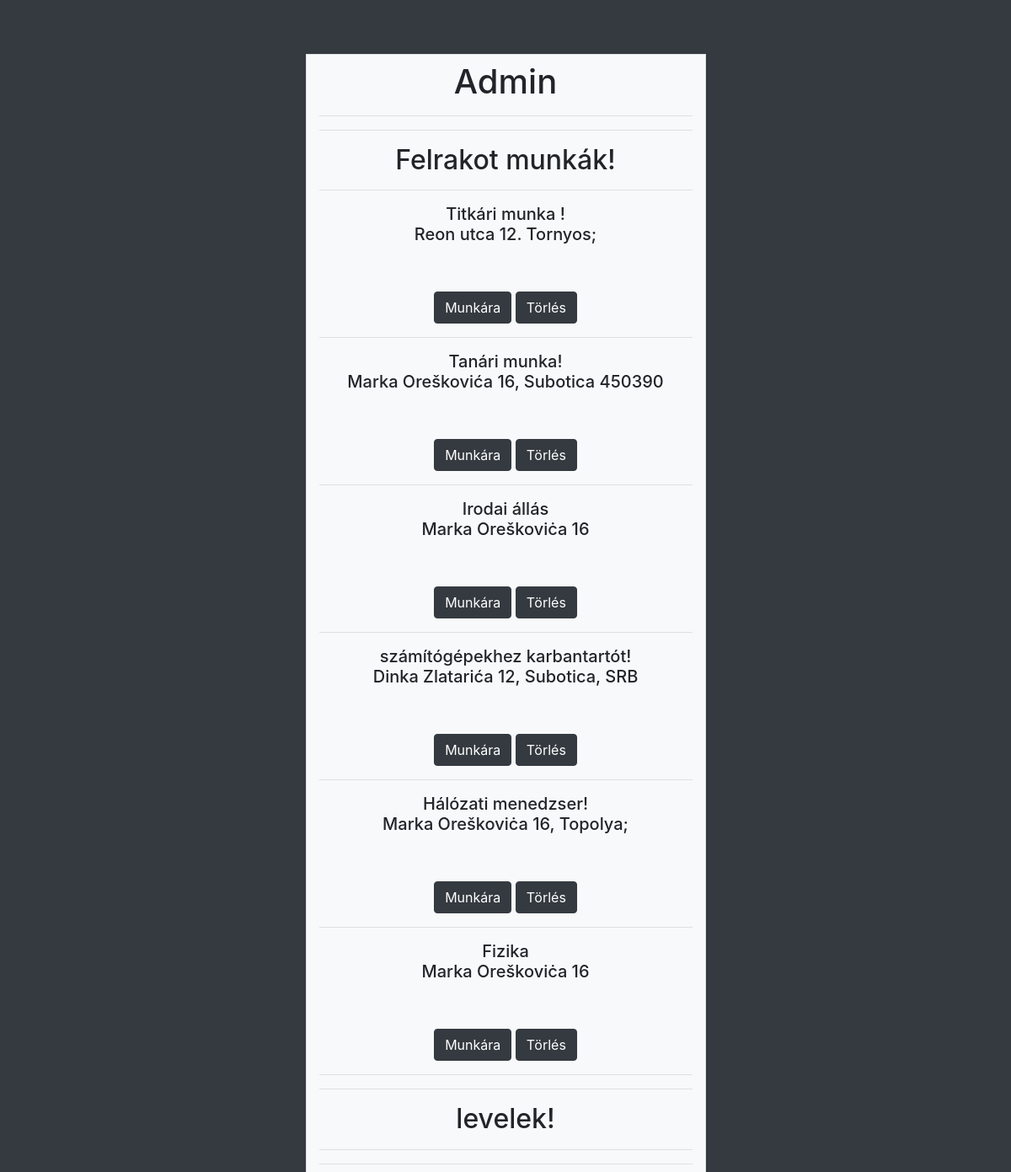
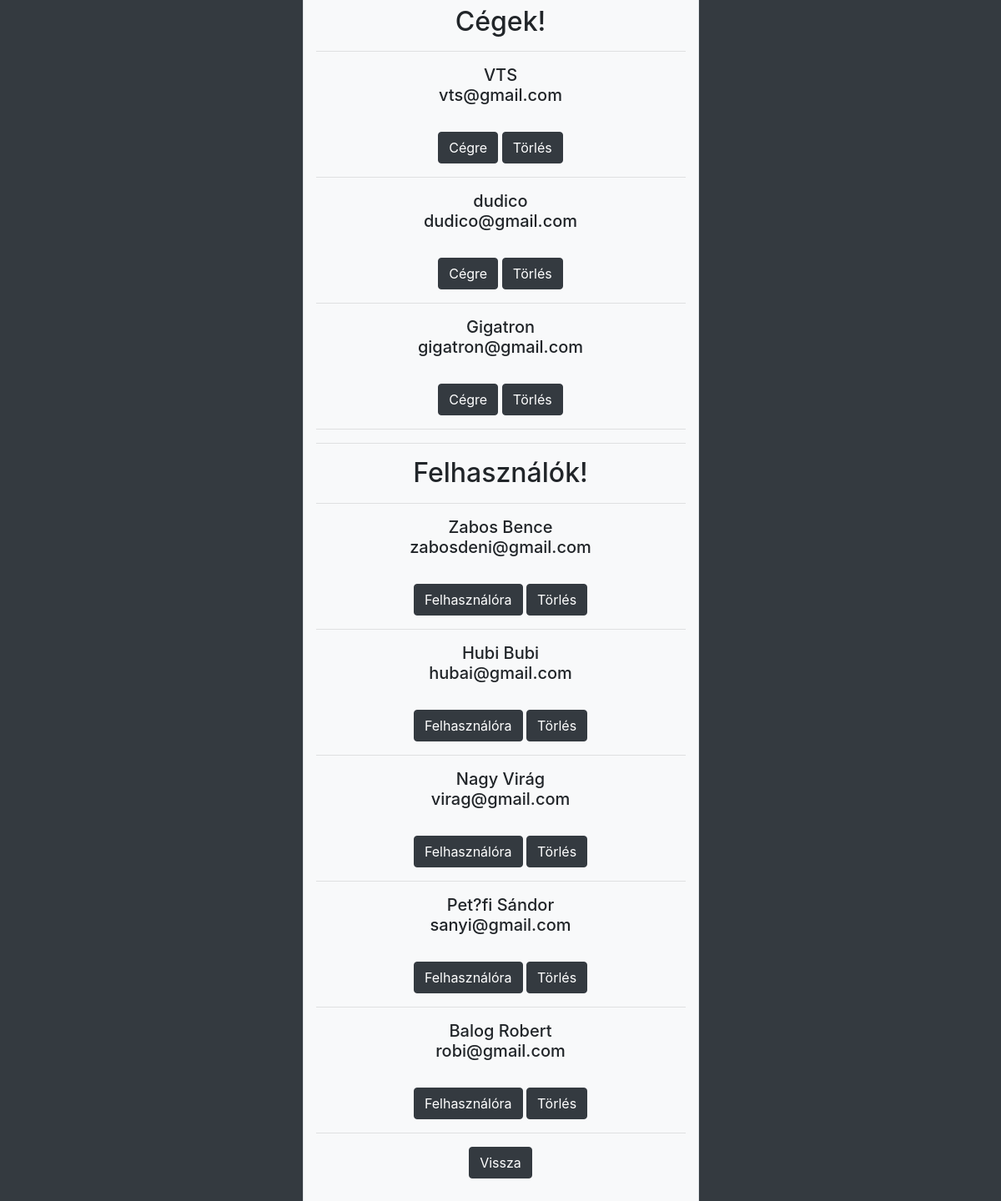
Screenshot of /Admin.php (signed in) with the database file from the repository (2 pictures, top to bottom).
### tables this page shows
CREATE TABLE `work` (
  `company_id` int(20) NOT NULL,
  `work_id` int(20) NOT NULL,
  `work_address` varchar(255) NOT NULL,
  `work_description` varchar(1000) NOT NULL,
  `work_category` varchar(255) NOT NULL,
  `work_money` varchar(255) NOT NULL,
  `work_date` datetime NOT NULL
);

CREATE TABLE `company` (
  `company_id` int(20) NOT NULL,
  `company_name` varchar(50) NOT NULL,
  `web` varchar(50) NOT NULL,
  `company_email` varchar(255) NOT NULL,
  `company_phone` int(255) NOT NULL,
  `address` varchar(255) NOT NULL,
  `company_description` varchar(1000) NOT NULL,
  `company_password` varchar(255) NOT NULL,
  `company_date` datetime NOT NULL
);

CREATE TABLE `user` (
  `id` int(20) NOT NULL,
  `first_name` varchar(50) NOT NULL,
  `last_name` varchar(50) NOT NULL,
  `email` varchar(255) NOT NULL,
  `phone` int(255) NOT NULL,
  `biography` varchar(1000) NOT NULL,
  `password` varchar(255) NOT NULL,
  `date` datetime NOT NULL
);

### Admin.php (the view, shortened to what this page needs)
<!doctype html>
<html>
<head>
    <link type="text/css" rel="stylesheet" href="Working.css">
    <link rel="stylesheet" href="https://stackpath.bootstrapcdn.com/bootstrap/4.1.3/css/bootstrap.min.css">
</head>
<body class="bg-dark">
<div class="container h-100">
    <div class="row h-100 mt-5 justify-content-center align-items-center">
        <div class="col-md-5 mt-3 pt-2 pb-5 align-self-center border bg-light">
            <h1><center>Admin</center></h1><hr><hr>
            <form method="POST" action="<?php echo $_SERVER['PHP_SELF'];?>">
                    <center><p id="Box-Address-Header"><h2> Felrakot munkák! </h2></p></center>
                    <?php
                    require_once 'config.php';
                    $sql = 'select * from work ';
                    $stmt2 = $pdo->prepare($sql);
                    $stmt2->execute();
                    $dates3 = $stmt2->fetchAll();
                    foreach ($dates3 as $dates4):
                        $_SESSION['work_id'] = $next; ?>
                    <hr><div class="form-group" class="admin_color"><center>
                        <h5><?php echo $dates4['work_category'];?><br><?php echo $dates4['work_address'];?></h5><br>
                        <?php ?><br>
                        <a href="User_Working.php" >
                            <button type="submit" name="work_mail" class="btn btn-dark">Munkára</button></a>
                        <button type="submit" name="submit" class="btn btn-dark">Törlés</button>
                        <?php endforeach;?></div>
                    <hr><hr>
                    <center><p id="Box-Address-Header"><h2> levelek! </h2></p></center>
                    <?php
                    require_once 'config.php';
                    $sql = 'select * from mail ';
                    $stmt2 = $pdo->prepare($sql);
                    $stmt2->execute();
                    $dates3 = $stmt2->fetchAll();
                    foreach ($dates3 as $dates4): ?><hr><center>
                            <h5><?php echo $dates4['mine'];?><br><?php echo $dates4['his']; ?><br><?php echo $dates4['title']; ?></h5></center></a>
                <br>
                        <a href="Message.php"><button type="submit" name="tt" class="btn btn-dark">Levélre</button></a>
                        <button type="submit" name="maildelete" class="btn btn-dark">Törlés</button>
                <?php endforeach; ?><hr><hr></center>
                <center><p id="Box-Address-Header"><h2> Cégek! </h2></p></center>
                <?php
                require_once 'config.php';
                $sql = 'select * from company ';
                $stmt2 = $pdo->prepare($sql);
                $stmt2->execute();
                $dates3 = $stmt2->fetchAll();
                foreach ($dates3 as $dates4): ?><hr><center>
                    <h5><?php echo $dates4['company_name'];?><br><?php echo $dates4['company_email']; ?></h5></center></a>
                    <br>
                    <a href="User_Company_identification%20.php"><button type="submit" name="tt" class="btn btn-dark">Cégre</button></a>
                    <button type="submit" name="companydelete" class="btn btn-dark">Törlés</button>
                <?php endforeach;?>
                ?><hr><hr></center>
                <center><p id="Box-Address-Header"><h2> Felhasználók! </h2></p></center>
                <?php
                require_once 'config.php';
                $sql = 'select * from user ';
                $stmt2 = $pdo->prepare($sql);
                $stmt2->execute();
                $dates3 = $stmt2->fetchAll();
                foreach ($dates3 as $dates4): ?><hr><center>
                    <h5><?php echo $dates4['first_name'];?><?php echo " ".$dates4['last_name'];?><br><?php echo $dates4['email']; ?></h5></center></a>
                    <br>
                    <a href="User_identification%20.php"><button type="submit" name="tt" class="btn btn-dark">Felhasználóra</button></a>
                    <button type="submit" name="userdelete" class="btn btn-dark">Törlés</button>
                <?php endforeach;?>
                ?><hr></center>
                <a href="User_identification%20.php" class="btn btn-dark"> Vissza</a>
            </form>
        </div>
    </div>
</div>
</body>
</html>

### Working.css (style rules this page uses)
body { margin: 0px; padding: 0px; border: 0px; }
#Box-Address-Header { font-size: 20px; font-weight: bold; color: midnightblue; margin-left: 10px; }
h5 { color: black; }

### rows the page displays
work: work_category "Titkári munka !", work_address "Reon utca 12. Tornyos;"
work: work_category "Tanári munka!", work_address "Marka Oreškovića 16, Subotica 450390"
work: work_category "Irodai állás", work_address "Marka Oreškoviċa 16"
work: work_category "számítógépekhez karbantartót!", work_address "Dinka Zlatarića 12, Subotica, SRB"
work: work_category "Hálózati menedzser!", work_address "Marka Oreškoviċa 16, Topolya;"
work: work_category "Fizika", work_address "Marka Oreškoviċa 16"
company: company_name "VTS", company_email "vts@gmail.com"
company: company_name "dudico", company_email "dudico@gmail.com"
company: company_name "Gigatron", company_email "gigatron@gmail.com"
user: first_name "Zabos", last_name "Bence", email "zabosdeni@gmail.com"
user: first_name "Hubi", last_name "Bubi", email "hubai@gmail.com"
user: first_name "Nagy", last_name "Virág", email "virag@gmail.com"
user: first_name "Pet?fi", last_name "Sándor", email "sanyi@gmail.com"
user: first_name "Balog", last_name "Robert", email "robi@gmail.com"
